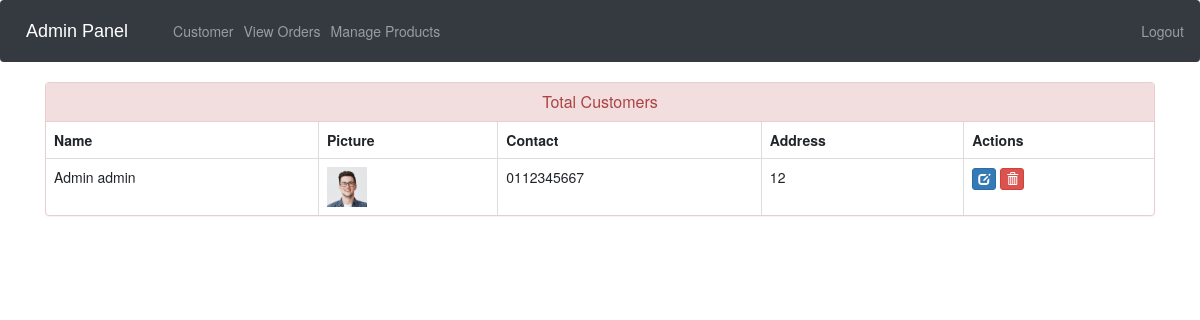
The app's page /view-customer (signed in) with its own data.
### ecom/models.py (models this page shows, shortened)
class Customer(models.Model):
    user=models.OneToOneField(User,on_delete=models.CASCADE)
    profile_pic= models.ImageField(upload_to='profile_pic/CustomerProfilePic/',null=True,blank=True)
    address = models.CharField(max_length=40)
    mobile = models.CharField(max_length=20,null=False)
    @property
    def get_name(self):
        return self.user.first_name+" "+self.user.last_name

### ecom/views.py (the view)
# urls.py: path('view-customer', views.view_customer_view,name='view-customer'),
@login_required(login_url='adminlogin')
def view_customer_view(request):
    customers=models.Customer.objects.all()
    return render(request,'ecom/view_customer.html',{'customers':customers})

### templates/ecom/view_customer.html (shortened to what this page needs)
{% extends 'ecom/admin_base.html' %}
{% load static %}
{% block content %}
<head>
  <link href="//netdna.bootstrapcdn.com/bootstrap/3.0.0/css/bootstrap.min.css" rel="stylesheet" id="bootstrap-css">
</head>
<div class="container">
  <div class="panel panel-danger">
    <div class="panel-heading">
      <h6 class="panel-title">Total Customers</h6>
    </div>
    <table class="table table-hover table-bordered" id="dev-table">
      <thead>
        <tr>
          <th>Name</th>
          <th>Picture</th>
          <th>Contact</th>
          <th>Address</th>
          <th>Actions</th>
        </tr>
      </thead>
      {% for c in customers %}
      <tr>
        <td> {{c.get_name}}</td>
        <td> <img src="{% static c.profile_pic.url %}" alt="Profile Pic" height="40px" width="40px" /></td>
        <td>{{c.mobile}}</td>
        <td>{{c.address}}</td>
        <td><a class="btn btn-primary btn-xs" href="{% url 'update-customer' c.id  %}"><span class="glyphicon glyphicon-edit"></span></a>
        <a class="btn btn-danger btn-xs" href="{% url 'delete-customer' c.id  %}"><span class="glyphicon glyphicon-trash"></span></a></td>
      </tr>
      {% endfor %}
    </table>
  </div>
</div>
{% endblock content %}

### templates/ecom/view_customer.html (style rules this page uses)
a:link { text-decoration: none; }
h6 { text-align: center; }

### records on screen
Customer: get_name "Admin admin", profile_pic (picture), mobile "0112345667", address "12"
